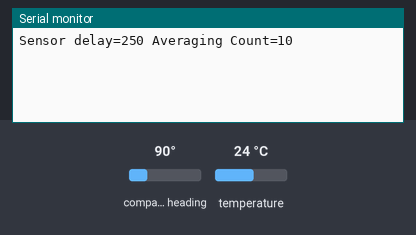
Bench run of a sketch on a simulated Arduino Uno, built with avr-gcc and run on an emulated ATmega328P. Parts: the last lines printed to the serial monitor. Wiring (inferred from the names in the program): HMC5883L compass at I2C address 0x1E; TMP102 temperature sensor at I2C address 0x48. Inputs (shaded band) come from the test bench; at power-on: compass heading 90°, temperature 24 °C.

Above: at 1.3 s.
1.4 s: compass heading set to 7°
At 3.6 s:
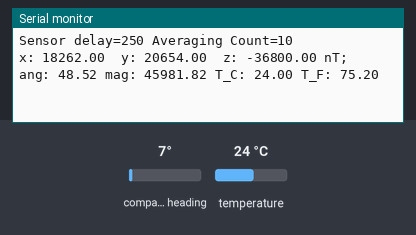
4.0 s: temperature set to 12 °C
At 5.4 s:
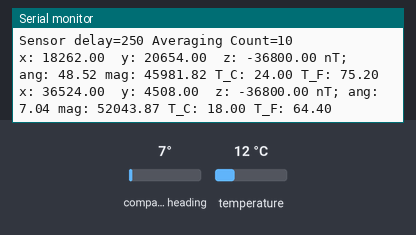
5.5 s: compass heading set to 90°
At 9.1 s:
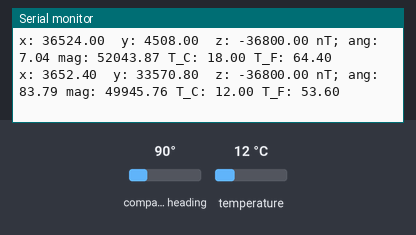
Timing chart, 0 to 10.6 s (numbered marks = the images above; inputs shaded):
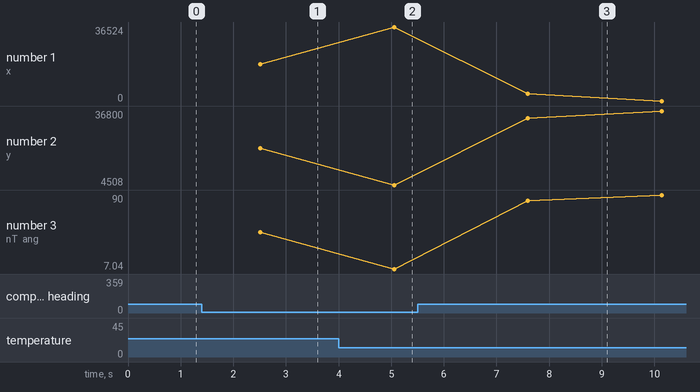

Measured:
- after the input at 1.4 s, the serial monitor: prints a new line after 1.1 s (image 1)
- after the input at 4.0 s, the serial monitor: prints a new line after 1.1 s (image 2)
- after the input at 5.5 s, the serial monitor: prints a new line after 2.1 s (image 3)
- plotted number 1: 36524 → 0 after the input at 5.5 s
- plotted number 2: 4508 → 36800 after the input at 5.5 s
- plotted number 3: 7.04 → 90 after the input at 5.5 s

The sketch:

HMC5883.ino
```cpp
/* HMC5883.ino
   An Arduino code example for interfacing with the HMC5883 and the TMP102
   from Sparkfun.  Note that the magnetometer breakout does not have pullup
   resistors, but the temperature breakout does, so using them together
   works well.  Original code examples were from Sparkfun, merged and modified
   by Don Rice.
   It was necessary to change wire.send() to wire.write() and wire.receive()
   to wire.read() for current Arduino library usage.

   Use Arduino 3.3V and ground for power, and:
   Analog input 4 I2C SDA
   Analog input 5 I2C SCL

   HMC5883 Setup:
   Configuration register A (CRA): default
     MA = 00 (1 sample average)
     DO = 100 (15 Hz output rate)
     MS = 00 (normal measurement, no bias current)
   Configuration register B (CRB): default
     GN = 001 (0.92 mG/LSb, +/- 1.3 Ga nominal range)
   Mode register (MR)
     MR = 01 by default for single measurement mode
        = 00 in setup() for continuous measurement mode

   History:
   2015-Mar-13 Cleaned up code and added averaging.
   2015-Mar-12 Combined and tested Sparkfun samples
*/
#include <Wire.h> //I2C Arduino Library

#define magAddress    0x1E // 0011110b, I2C 7bit address of HMC5883
#define tmp102Address 0x48 // 1001000b, default I2C address of TMP102
#define NAVG            10 // Data points to average for output
#define LOOPDELAY      250 // Delay between sensor readings
//#define SHOWALL          1 // Show each measurement
int npts;
float ts, xs, ys, zs;

void setup()
{
  //Initialize Serial and I2C communications
  Serial.begin(9600);
  Wire.begin();

  //Put the HMC5883 IC into the correct operating mode
  Wire.beginTransmission(magAddress); //open communication with HMC5883
  Wire.write(0x02); //select mode register
  Wire.write(0x00); //continuous measurement mode
  Wire.endTransmission();

  // Start averaging count
  npts = 0;
  Serial.print( "Sensor delay=" );
  Serial.print( LOOPDELAY );
  Serial.print( " Averaging Count=" );
  Serial.println( NAVG );

} /* setup */

void loop()
{
  int x, y, z; //triple axis data
  float t, celsius, fahrenheit, xa, ya, za;
  double angle, bmag;

  // Loop delay
  delay(LOOPDELAY);

  // Fetch data from sensors
  getMagXYZ( &x, &y, &z );
  t = getTemperature();

  // update sums for average
  if( npts > 0 )
  {
    xs += x;
    ys += y;
    zs += z;
    ts += t;
  }
  else
  {
    xs = x;
    ys = y;
    zs = z;
    ts = t;
  }
#ifdef SHOWALL
  Serial.print( npts );
  Serial.print( "x: " );
  Serial.print( x );
  Serial.print( "/" );
  Serial.print( xs );
  Serial.print( " y: " );
  Serial.print( y );
  Serial.print( "/" );
  Serial.print( ys );
  Serial.print( " z: " );
  Serial.print( z );
  Serial.print( "/" );
  Serial.println( zs );
#endif
  if( ++npts < NAVG ) return;

  //Print out values of each magnetometer axis; mult by 92 for nT
  xa = 92*xs/(float)npts;
  Serial.print( "x: " );
  Serial.print( xa );
  ya = 92*ys/(float)npts;
  Serial.print( "  y: " );
  Serial.print( ya );
  za = 92*zs/(float)npts;
  Serial.print( "  z: " );
  Serial.print( za );
  angle = atan2( (double)ya, (double)xa )*57.295779513082320876798154814105;
  Serial.print( " nT; ang: " );
  Serial.print( angle );
  bmag = sqrt( xa*xa+ya*ya+za*za );
  Serial.print( " mag: " );
  Serial.print( bmag );

  //Print temperature values
  celsius = ts/(float)npts;
  Serial.print( " T_C: " );
  Serial.print( celsius );

  fahrenheit = (1.8 * celsius) + 32.0;
  Serial.print( " T_F: " );
  Serial.println( fahrenheit );

  // Restart averaging
  npts = 0;
} /* loop */

/* Fetch magnetic field X, Y, Z from HMC5883 sensor */
int getMagXYZ( int *x, int *y, int *z )
{
  //Tell the HMC5883 where to begin reading data
  Wire.beginTransmission(magAddress);
  Wire.write(0x03); //select register 3, X MSB register
  Wire.endTransmission();

  //Read data from each axis, 2 registers per axis
  Wire.requestFrom(magAddress, 6);
  if(Wire.available() < 6 ) return 0; /* read failed */
  *x = Wire.read()<<8; //X msb
  *x |= Wire.read(); //X lsb
  *z = Wire.read()<<8; //Z msb
  *z |= Wire.read(); //Z lsb
  *y = Wire.read()<<8; //Y msb
  *y |= Wire.read(); //Y lsb
  return 1;
} /* getMagXYZ */

/* Return TMP102 temperature in degrees Celsius */
float getTemperature()
{
  Wire.requestFrom(tmp102Address,2);

  byte MSB = Wire.read();
  byte LSB = Wire.read();

  //it's a 12bit int, using two's compliment for negative
  int TemperatureSum = ((MSB << 8) | LSB) >> 4;

  float celsius = TemperatureSum*0.0625;
  return celsius;
} /* getTemperature */
```
